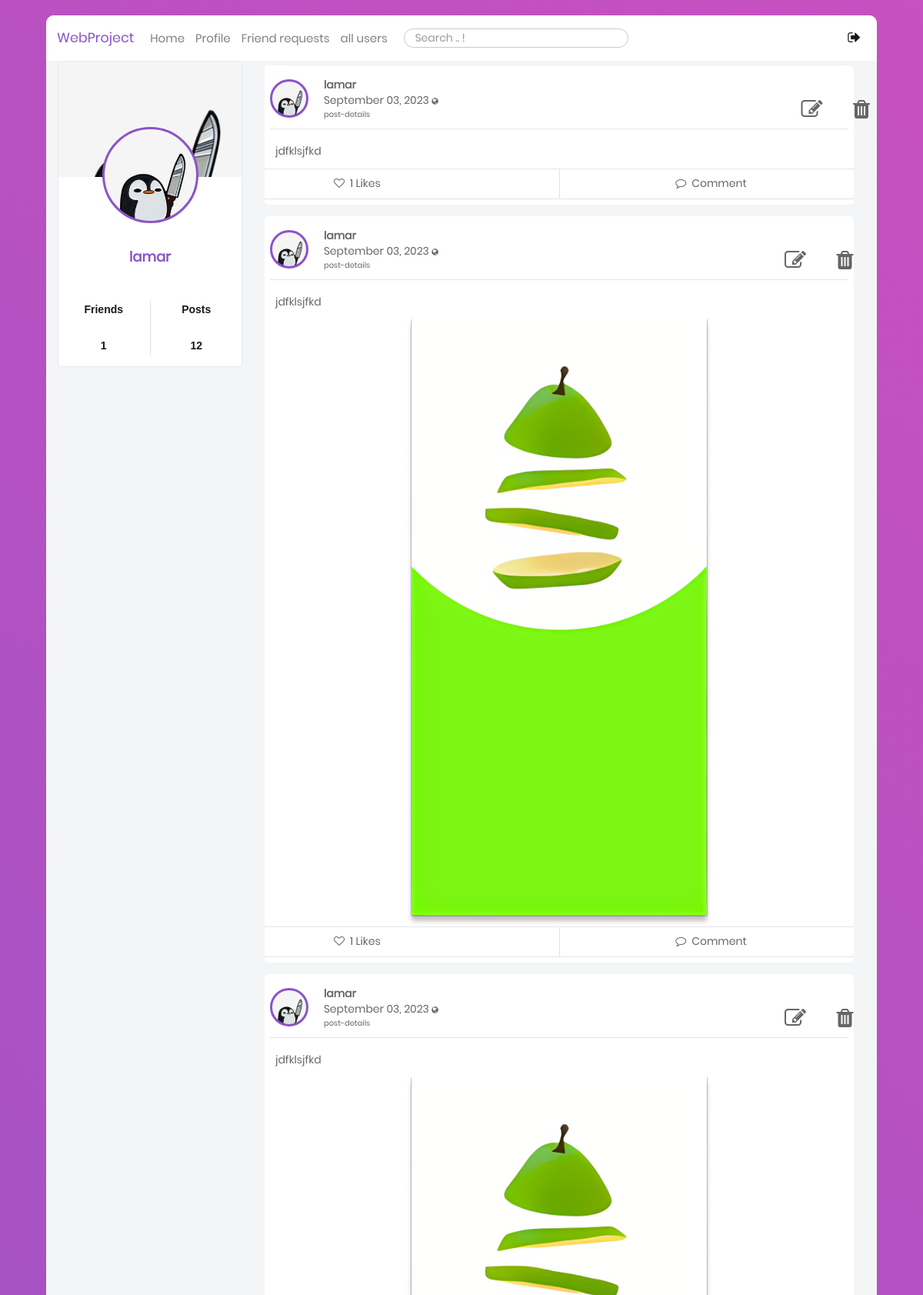
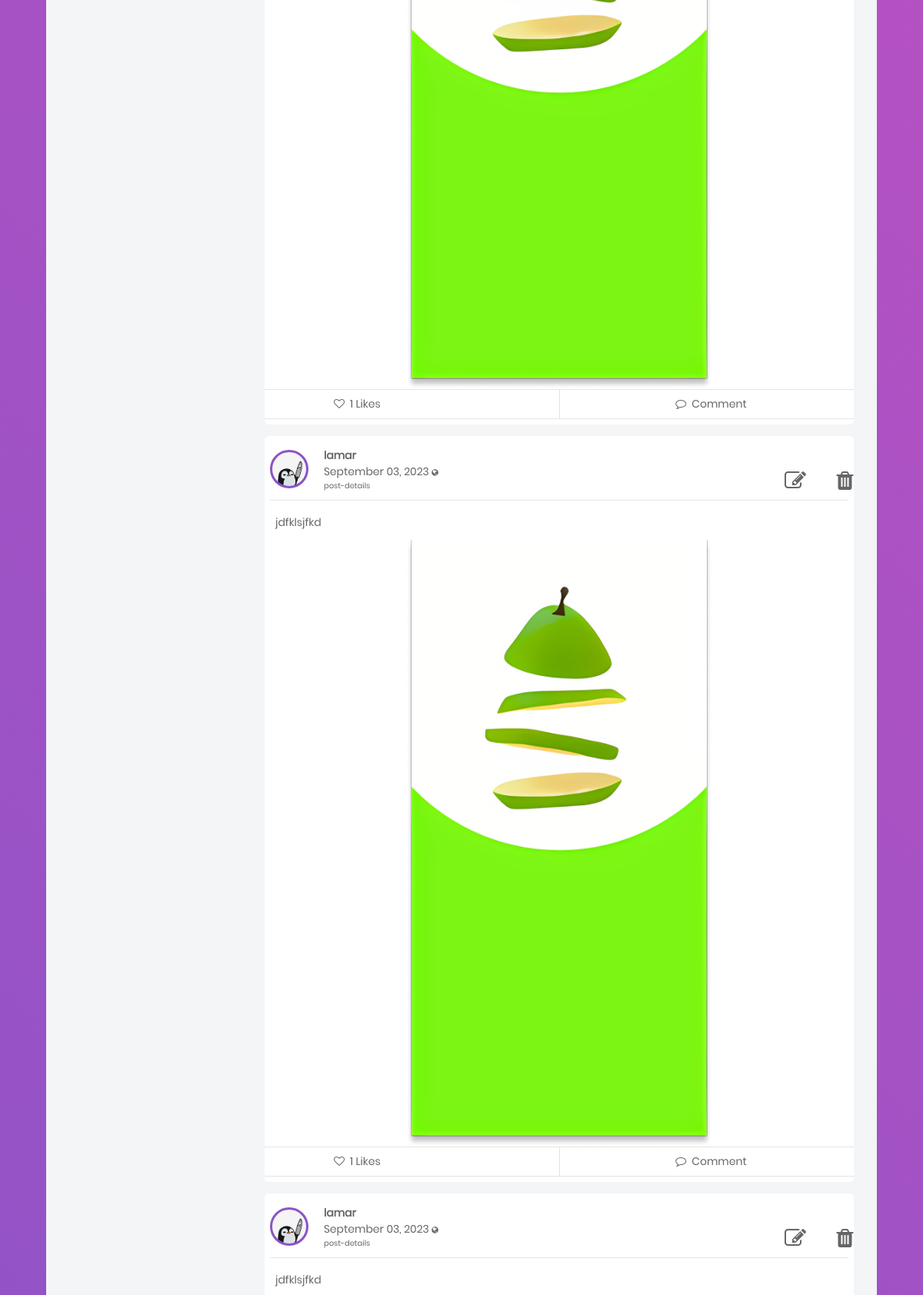
The app's page /bb5c5fd3-4a36-11ee-8deb-10f00549102d/ (signed in, upper part) with its own data (2 pictures, top to bottom).
### users/models.py (models this page shows, shortened)
class Profile(models.Model):
    user = models.OneToOneField(User, on_delete=models.CASCADE)
    image = models.ImageField(default='default.jpg', upload_to='profile_pics')
    bgimage = models.ImageField(default='default.jpg', upload_to='bg_pics')
    friends = models.ManyToManyField(User, blank=True, related_name='friends')
    slug = models.SlugField(unique=True,default=uuid.uuid1)
    forget_password_token= models.CharField(max_length=100)
    updated = models.DateTimeField( auto_now=True)
    created = models.DateTimeField( auto_now_add=True)
    objects = ProfileManager()
    def get_friends_no(self):
        return self.friends.all().count()
    def get_posts_no(self):
        return self.posts.all().count()
    def get_all_authors_posts(self):
        return self.posts.all()

### blog/models.py (models this page shows, shortened)
class Post(models.Model):
    content = models.TextField()
    date_posted = models.DateTimeField(default = timezone.now)
    author = models.ForeignKey(User,on_delete=models.CASCADE)
    post_image = models.ImageField(null=True, blank=True, upload_to="images/")
    liked = models.ManyToManyField(Profile, blank=True, related_name='likes')
    updated = models.DateTimeField( default = timezone.now)
    created = models.DateTimeField( default = timezone.now)
    author = models.ForeignKey(Profile, on_delete=models.CASCADE, related_name='posts')
    def num_likes(self):
        print(timezone.now)
        return self.liked.all().count()
    class Meta:
        ordering = ('-created',)

### users/views.py (the view)
# urls.py: path('<slug>/', views.ProfileDetailView.as_view(), name="profile-detail-view"),
class ProfileDetailView(LoginRequiredMixin, DetailView):
    model = Profile
    template_name = "users/detail.html"
    def get_context_data(self, **kwargs):
        context = super().get_context_data(**kwargs)
        user = User.objects.get(username__iexact=self.request.user)
        profile = Profile.objects.get(user=user)
        rel_r = Relationship.objects.filter(sender=profile)
        rel_s = Relationship.objects.filter(receiver=profile)
        rel_receiver = []
        rel_sender = []
        for item in rel_r:
            rel_receiver.append(item.receiver.user)
        for item in rel_s:
            rel_sender.append(item.sender.user)
        context["rel_receiver"] = rel_receiver
        context["rel_sender"] = rel_sender
        context["posts"] = self.get_object().get_all_authors_posts()
        context["len_posts"] = (
            True if len(self.get_object().get_all_authors_posts()) > 0 else False
        )
        context["profile"] = profile
        context["profile1"] = profile
        context["user"] = user
        return context

### users/templates/users/detail.html (shortened to what this page needs)
{% extends 'blog/base.html' %}
{% block content %}
<div class="container mt-5" style="width:70%">
  <div class="row">
    <div class="col">
      <div class="main-block">
<div class="ui grid" style="margin-right: -2rem;">
    <br>
    <div class="row">
            {% if len_posts %}
                {% include 'users/post-list2.html' %}
            {% endif %}
    </div>
</div></div></div></div></div>
{% endblock content %}

### blog/templates/blog/base.html (shortened to what this page needs)
{% load static %}
<!DOCTYPE html>
<html class="no-js" lang="en">
  <head>
             <link
      rel="stylesheet"
      type="text/css"
      href="https://cdnjs.cloudflare.com/ajax/libs/semantic-ui/2.2.14/semantic.min.css"
    />
    <link
      rel="stylesheet"
      href="{% static 'blog/css/vendor/bootstrap.min.css' %} "
    />
    <link
      rel="stylesheet"
      href="{% static 'blog/css/vendor/font-awesome.min.css' %}"
    />
    <link rel="stylesheet" href="{% static 'blog/css/vendor/animate.css' %}" />
    <link
      rel="stylesheet"
      href="{% static 'blog/css/vendor/hamburgers.min.css' %}"
    />
    <link rel="stylesheet" href="{% static 'blog/css/util.css' %}" />
    <link rel="stylesheet" href="{% static 'blog/css/normalize.css' %}" />
    <link rel="stylesheet" href="{% static 'blog/css/main.css' %}" />
  </head>
  <body hx-headers = "{'X-CSRFToken' : '{{ csrf_token }}'} ">
    <div class="limiter">
      <div class="container-login100" style="align-items: flex-start;">
        <div class="wrap-main">
          <div class="container-fluid">
            <div class="row">
              <nav class="navbar navbar-expand-lg navbar-light bgwhite">
                <a
                  class="navbar-brand ProjectColor"
                  href="{% url 'blog-home' %}"
                  >WebProject</a
                >
                <div
                  class="collapse navbar-collapse"
                  id="navbarSupportedContent"
                >
                  <ul class="navbar-nav mr-auto">
                    <li class="nav-item ">
                      <a class="nav-link fs-15" href="{% url 'blog-home' %}"
                        >Home <span class="sr-only">(current)</span></a
                      >
                    </li>
                    <li class="nav-item">
                      <a class="nav-link fs-15" href="{% url 'profile' %}"
                        >Profile</a
                      >
                    </li>
                    <li class="nav-item">
                      <a
                        class="nav-link fs-15"
                        href="{% url 'my-invites-view' %}"
                        >Friend requests</a
                      >
                    </li>
                    <li class="nav-item">
                      <a
                        class="nav-link fs-15"
                        href="{% url 'all-profiles-view' %}"
                        >all users</a
                      >
                    </li>
                    <li class="nav-item pt-2 pl-3">
                      <form
                        action="{% url 'search' %}"
                        method="POST"
                        id="search"
                      >
                        <input
                          type="search"
                          name="searched"
                          class="p-1 fs-14 pl-3 input-border"
                          placeholder="Search .. !"
                        />
                      </form>
                    </li>
                  </ul>
                  <div class="form-inline my-2 my-lg-0">
                    <ul class="navbar-nav mr-auto">
                      <li class="nav-item active">
                        <a
                          class="nav-link fs-18"
                          href="{% url 'blog-logout' %}"
                          data-toggle="tooltip"
                          data-placement="top"
                          ><i class="fa fa-sign-out" aria-hidden="true"></i
                        ></a>
                      </li>
                    </ul>
                  </div>
                </div>
              </nav>
              <div class="col-sm-3 mobile-hidden">
          <div class="main-block">
            <div
              class="coverPicture"
              style="background: url('{{ user.profile.bgimage.url }}');"
            ></div>
            <div
              class="profilePicture"
              style="background: url('{{ user.profile.image.url }}');"
            ></div>
            <div class="FullName text-center fs-18 ProjectColor">
              {{ user }}
            </div>
            <div class="row statistic text-center fs-16 p-3">
              <div class="col">
                <p>Friends</p>
                <br />
                <p>{{ user.profile.get_friends_no }}</p>
              </div>
              <div class="col border-left">
                <p>Posts</p>
                <br />
                <p>{{ user.profile.get_posts_no }}</p>
              </div>
            </div>
          </div>
        </div>
        {% block content %} {% endblock content %}
            </div>
          </div>
        </div>
      </div>
    </div>
  </body>
</html>

### users/templates/users/post-list2.html (shortened to what this page needs)
<div id="list" style="background: #f3f5f7; border: none; width: 100%;" >
{% for post in posts %}
            {% if post.post_image %}
          <div class="main-block post-with-photo" style="border: none;" id="post-list">
            <div class="Post-Box" >
              <div class="header row" style="width: 144%">
                <div class="col-1" style=" padding-top: 1%;">
                  <div class="pt-2 pl-2 d-inline-block">
                    <div
                      class="Profile-Picture"
                      style="background: url('{{ post.author.image.url }}') "
                    ></div>
                  </div>
                </div>
                <div class="col-8 p-l-0">
                  <div class="UserName d-inline-block mt-3" >
                    <p>
            <a
              href="{% url 'profile-detail-view' post.author.slug %}"
              class="font-weight-bold"
              >{{ post.author.user }}</a
            >
          </p>
                    <p class="lh-1-2">
                     {{ post.date_posted|date:"F d, Y" }}
                      <i
                        class="fa fa-globe fs-10"
                        data-toggle="tooltip"
                        data-placement="top"
                        title="Public"
                      ></i>
                      <br />
                      <a href=" {%url 'post-detail' post.id%} " class="fs-10"
                        >post-details</a
                      >
                    </p>
                  </div>
                 <div style="display: inline; padding-left: 57%">
            {% if request.user == post.author.user %}
            <a href="{% url 'post-update' post.pk %}" style="padding: 5%"
              ><i class="fa fa-edit fa-2x"></i
            ></a>
            <a href="{% url 'post-delete' post.pk %}"
              ><i class="fa fa-trash fa-2x" aria-hidden="true"></i
            ></a>
            {% endif %}
          </div>
                </div>
              </div>
              <hr class="m-2" />
    <div class="body row">
      <div class="details col">
        <p class="px-3" style="padding: 10px">{{ post.content }}</p>
      </div>
      <div style="text-align: center">
        <img
          src="{{ post.post_image.url }}"
          alt=""
          style="max-width: 50%; height: auto"
        />
      </div>
              </div>
              <hr class="mt-0 mb-0" />
              <div class="footer">
                <div class="row action-btn">
                  <div class="col">
                     {% include 'users/post_list2_likes_form.html'  %}
                  </div>
                  <div class="col border-left">
                    <p class="py-2 footer-btn text-center">
                      <a href=" {%url 'post-detail' post.id%} "
                        ><i class="fa fa-comment-o" aria-hidden="true"></i>
                        <span class="px-1"> Comment</span></a
                      >
                    </p>
                  </div>
                </div>
                <hr class="mt-0 mb-2" />
                </div>
              </div>
            </div>
            {% else %}
             <div class="main-block " style="border: none; width: 100%; " id="post-list">
            <div class="Post-Box" style="width: 100%;" >
              <div class="header row" style="width: 144%">
                <div class="col-1" style=" padding-top: 1%;">
                  <div class="pt-2 pl-2 d-inline-block">
                    <div
                      class="Profile-Picture"
                      style="background: url('{{ post.author.image.url }}') "
                    ></div>
                  </div>
                </div>
                <div class="col-8 p-l-0">
                  <div class="UserName d-inline-block mt-3" >
                    <p>
            <a
              href="{% url 'profile-detail-view' post.author.slug %}"
              class="font-weight-bold"
              >{{ post.author.user }}</a
            >
          </p>
                    <p class="lh-1-2">
                     {{ post.date_posted|date:"F d, Y" }}
                      <i
                        class="fa fa-globe fs-10"
                        data-toggle="tooltip"
                        data-placement="top"
                        title="Public"
                      ></i>
                      <br />
                      <a href=" {%url 'post-detail' post.id%} " class="fs-10"
                        >post-details</a
                      >
                    </p>
                  </div>
                 <div style="display: inline; padding-left: 60%">
            {% if request.user == post.author.user %}
            <a href="{% url 'post-update' post.pk %}" style="padding: 5%"
              ><i class="fa fa-edit fa-2x"></i
            ></a>
            <a href="{% url 'post-delete' post.pk %}"
              ><i class="fa fa-trash fa-2x" aria-hidden="true"></i
            ></a>
            {% endif %}
          </div>
                </div>
              </div>
              <hr class="m-2" />
    <div class="body row">
      <div class="details col">
        <p class="px-3" style="padding: 10px">{{ post.content }}</p>
      </div>
              </div>
              <hr class="mt-0 mb-0" />
              <div class="footer">
                <div class="row action-btn">
                  <div class="col">
                    {% include 'users/post_list2_likes_form.html' %}
                  </div>
                  <div class="col border-left">
                    <p class="py-2 footer-btn text-center">
                      <a href=" {%url 'post-detail' post.id%} "
                        ><i class="fa fa-comment-o" aria-hidden="true"></i>
                        <span class="px-1"> Comment</span></a
                      >
                    </p>
                  </div>
                </div>
                <hr class="mt-0 mb-2" />
                </div>
              </div>
            </div>
            {% endif %}
            {% endfor %}</div>

### users/templates/users/post_list2_likes_form.html (shortened to what this page needs)
<form hx-post ="{% url 'like-post-view-post-list2' post.id %}" hx-target="#list"  >
                      {% if profile1 not in post.liked.all %}
                      <button
                        style="
                          background-color: transparent;
                          border: none;
                          box-shadow: none;
                        "
                        type="submit"
                      >
                        <p class="py-2 footer-btn" style="padding-left: 90px">
                          <i class="fa fa-heart-o" aria-hidden="true"></i>
                          <span class="px-1"> {{ post.num_likes }} Likes</span>
                        </p>
                      </button>
                      {% endif %}
                    </form>

### records on screen
Post: author.image (placeholder picture), author.user "lamar", date_posted "September 03, 2023", content "jdfklsjfkd", num_likes "1"
Post: author.image (placeholder picture), author.user "lamar", date_posted "September 03, 2023", content "jdfklsjfkd", post_image (picture), num_likes "1"
Post: author.image (placeholder picture), author.user "lamar", date_posted "September 03, 2023", content "jdfklsjfkd", post_image (picture), num_likes "1"
Post: author.image (placeholder picture), author.user "lamar", date_posted "September 03, 2023", content "jdfklsjfkd", post_image (picture), num_likes "1"
Post: author.image (placeholder picture), author.user "lamar", date_posted "September 03, 2023", content "jdfklsjfkd"

### other values on screen
{{ user }} "lamar"
{{ user.profile.get_friends_no }} "1"
{{ user.profile.get_posts_no }} "12"
